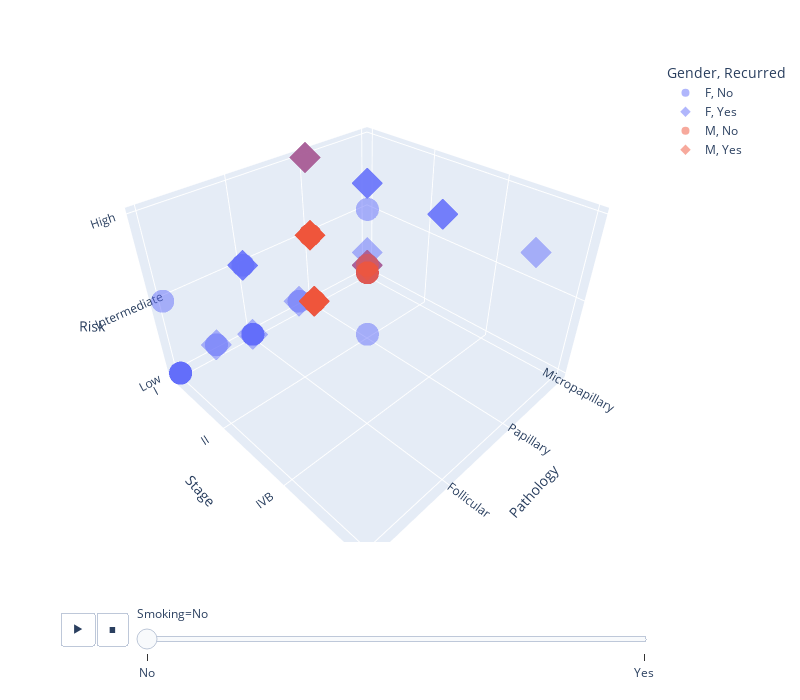

Notebook code cell kept with this figure:
### Code cell
scatter3d = px.scatter_3d(data, x = 'Pathology', y = 'Stage', 
                          z = 'Risk',symbol = 'Recurred', animation_frame='Smoking',
                          color = 'Gender',
                          width=800,
                          height = 700,
                          opacity= 0.5
                          )
scatter3d.show()

### Figure 1 — Plotly figure (JSON) as saved in the notebook; plotly's stock layout.template omitted (floating-point values rounded to 4 significant figures; data arrays with more than 128 entries replaced by an {"elided": "..."} marker saying what was removed)
{"data": [{"hovertemplate": "Gender=F<br>Recurred=No<br>Smoking=No<br>Pathology=%{x}<br>Stage=%{y}<br>Risk=%{z}<extra></extra>", "legendgroup": "F, No", "marker": {"color": "#636efa", "opacity": 0.5, "symbol": "circle"}, "mode": "markers", "name": "F, No", "scene": "scene", "showlegend": true, "type": "scatter3d", "x": {"elided": "243 str values"}, "y": {"elided": "243 str values"}, "z": {"elided": "243 str values"}}, {"hovertemplate": "Gender=F<br>Recurred=Yes<br>Smoking=No<br>Pathology=%{x}<br>Stage=%{y}<br>Risk=%{z}<extra></extra>", "legendgroup": "F, Yes", "marker": {"color": "#636efa", "opacity": 0.5, "symbol": "diamond"}, "mode": "markers", "name": "F, Yes", "scene": "scene", "showlegend": true, "type": "scatter3d", "x": ["Papillary", "Papillary", "Papillary", "Papillary", "Follicular", "Papillary", "Papillary", "Papillary", "Papillary", "Papillary", "Papillary", "Papillary", "Papillary", "Papillary", "Papillary", "Papillary", "Hurthel cell", "Follicular", "Papillary", "Papillary", "Papillary", "Papillary", "Papillary", "Papillary", "Papillary", "Papillary", "Papillary", "Papillary", "Papillary", "Papillary", "Papillary", "Papillary", "Papillary", "Papillary", "Papillary", "Papillary", "Follicular", "Follicular", "Follicular", "Papillary", "Papillary", "Papillary", "Papillary", "Papillary", "Papillary", "Papillary", "Papillary", "Papillary", "Papillary", "Papillary", "Papillary", "Papillary", "Papillary", "Papillary", "Papillary", "Papillary", "Follicular", "Papillary", "Papillary", "Papillary"], "y": ["I", "I", "I", "I", "I", "I", "I", "I", "I", "I", "I", "I", "I", "II", "II", "I", "II", "II", "II", "I", "I", "I", "I", "I", "I", "I", "I", "I", "I", "I", "I", "II", "II", "I", "II", "I", "I", "I", "I", "I", "I", "II", "I", "I", "I", "I", "I", "II", "II", "I", "IVB", "I", "I", "I", "III", "IVB", "IVB", "II", "II", "IVB"], "z": ["Intermediate", "Low", "Intermediate", "Intermediate", "Intermediate", "Low", "Low", "High", "Low", "Intermediate", "Intermediate", "Intermediate", "Intermediate", "Intermediate", "Intermediate", "Low", "Intermediate", "Intermediate", "Intermediate", "Intermediate", "Intermediate", "Intermediate", "Intermediate", "Intermediate", "Intermediate", "Intermediate", "Intermediate", "Intermediate", "Intermediate", "Intermediate", "Intermediate", "Intermediate", "Intermediate", "Intermediate", "Intermediate", "High", "Low", "Intermediate", "Intermediate", "Intermediate", "Intermediate", "High", "Intermediate", "Intermediate", "Intermediate", "Intermediate", "Intermediate", "Intermediate", "Intermediate", "Intermediate", "High", "High", "High", "High", "High", "High", "High", "High", "High", "High"]}, {"hovertemplate": "Gender=M<br>Recurred=No<br>Smoking=No<br>Pathology=%{x}<br>Stage=%{y}<br>Risk=%{z}<extra></extra>", "legendgroup": "M, No", "marker": {"color": "#EF553B", "opacity": 0.5, "symbol": "circle"}, "mode": "markers", "name": "M, No", "scene": "scene", "showlegend": true, "type": "scatter3d", "x": ["Micropapillary", "Micropapillary", "Micropapillary", "Papillary", "Papillary", "Papillary", "Papillary", "Papillary", "Papillary", "Papillary", "Papillary", "Papillary", "Papillary", "Papillary", "Papillary", "Papillary"], "y": ["I", "I", "I", "I", "I", "I", "I", "I", "I", "I", "I", "I", "I", "I", "II", "I"], "z": ["Low", "Low", "Low", "Low", "Low", "Low", "Low", "Low", "Intermediate", "Low", "Intermediate", "Intermediate", "Low", "Low", "Intermediate", "Intermediate"]}, {"hovertemplate": "Gender=M<br>Recurred=Yes<br>Smoking=No<br>Pathology=%{x}<br>Stage=%{y}<br>Risk=%{z}<extra></extra>", "legendgroup": "M, Yes", "marker": {"color": "#EF553B", "opacity": 0.5, "symbol": "diamond"}, "mode": "markers", "name": "M, Yes", "scene": "scene", "showlegend": true, "type": "scatter3d", "x": ["Papillary", "Papillary", "Papillary", "Papillary", "Papillary", "Papillary", "Papillary", "Papillary", "Papillary", "Papillary", "Papillary", "Papillary", "Papillary", "Papillary", "Papillary"], "y": ["I", "I", "I", "I", "I", "I", "I", "I", "I", "I", "II", "I", "I", "I", "I"], "z": ["Low", "Intermediate", "Intermediate", "Low", "Low", "Low", "Low", "Intermediate", "Intermediate", "Intermediate", "Intermediate", "Intermediate", "Intermediate", "Intermediate", "High"]}], "layout": {"height": 700, "legend": {"title": {"text": "Gender, Recurred"}, "tracegroupgap": 0}, "margin": {"t": 60}, "scene": {"domain": {"x": [0, 1], "y": [0, 1]}, "xaxis": {"title": {"text": "Pathology"}}, "yaxis": {"title": {"text": "Stage"}}, "zaxis": {"title": {"text": "Risk"}}}, "sliders": [{"active": 0, "currentvalue": {"prefix": "Smoking="}, "len": 0.9, "pad": {"b": 10, "t": 60}, "steps": [{"args": [["No"], {"frame": {"duration": 0, "redraw": true}, "fromcurrent": true, "mode": "immediate", "transition": {"duration": 0, "easing": "linear"}}], "label": "No", "method": "animate"}, {"args": [["Yes"], {"frame": {"duration": 0, "redraw": true}, "fromcurrent": true, "mode": "immediate", "transition": {"duration": 0, "easing": "linear"}}], "label": "Yes", "method": "animate"}], "x": 0.1, "xanchor": "left", "y": 0, "yanchor": "top"}], "updatemenus": [{"buttons": [{"args": [null, {"frame": {"duration": 500, "redraw": true}, "fromcurrent": true, "mode": "immediate", "transition": {"duration": 500, "easing": "linear"}}], "label": "&#9654;", "method": "animate"}, {"args": [[null], {"frame": {"duration": 0, "redraw": true}, "fromcurrent": true, "mode": "immediate", "transition": {"duration": 0, "easing": "linear"}}], "label": "&#9724;", "method": "animate"}], "direction": "left", "pad": {"r": 10, "t": 70}, "showactive": false, "type": "buttons", "x": 0.1, "xanchor": "right", "y": 0, "yanchor": "top"}], "width": 800}}
